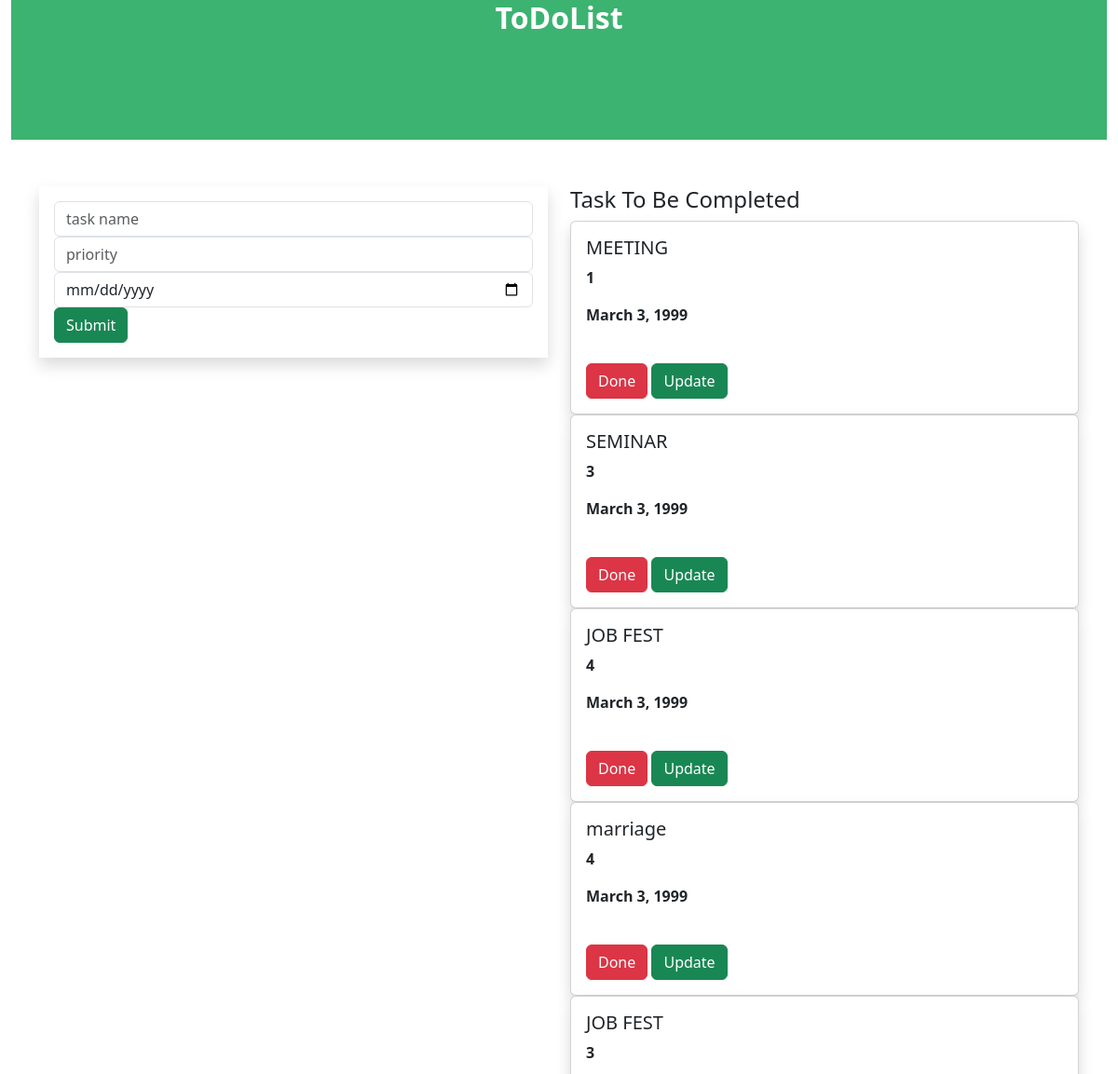
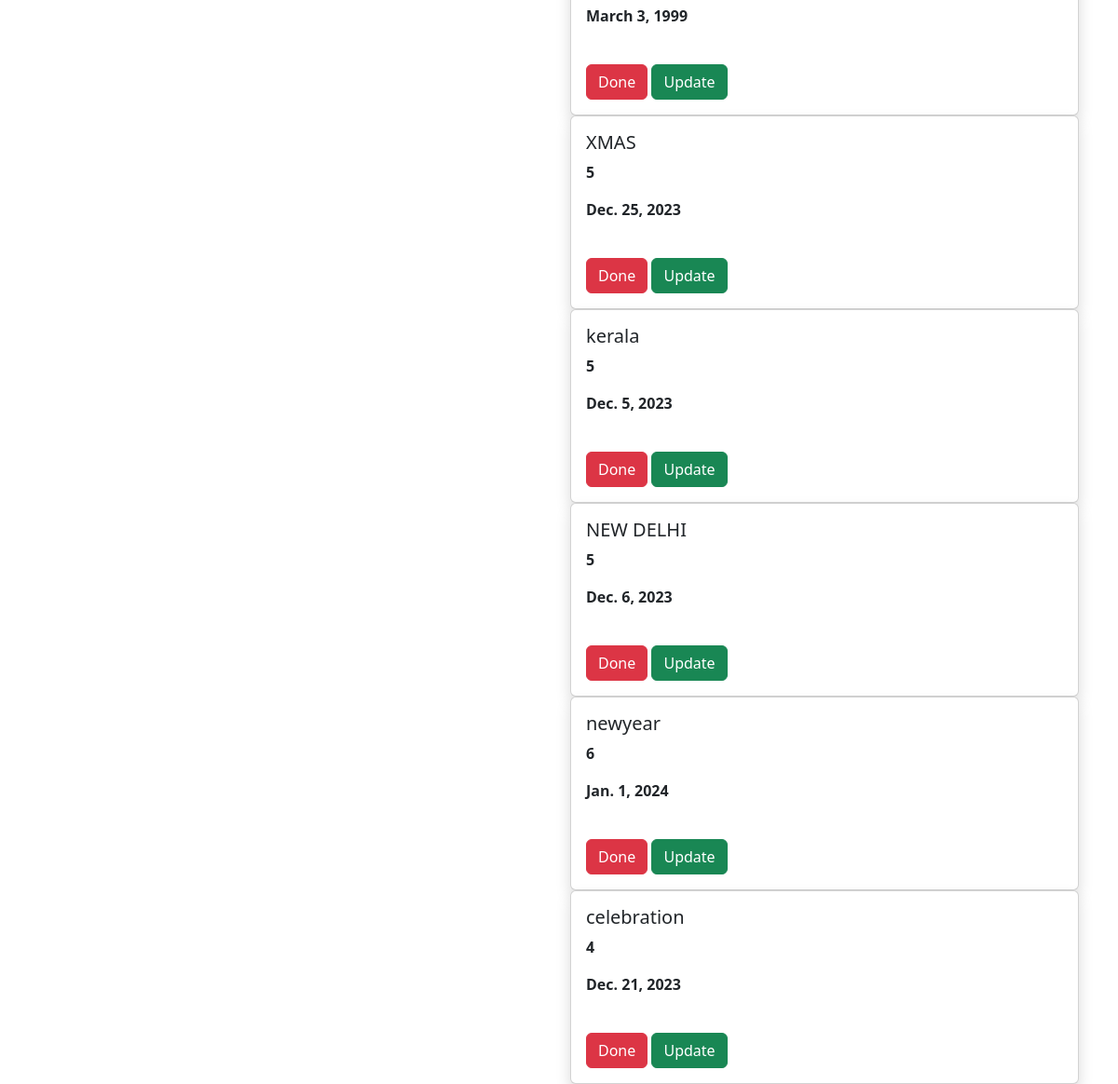
The page / on the database its author committed (2 pictures, top to bottom).
### todoapp/models.py (models this page shows, shortened)
class Task(models.Model):
    name = models.CharField(max_length=200)
    priority = models.IntegerField()
    date = models.DateField()

### todoapp/views.py (the view)
# urls.py: path('',views.fun,name='fun'),
def fun(request):
    task1 = Task.objects.all()
    if request.method == 'POST':
        name = request.POST.get('task', '')
        priority = request.POST.get('priority', '')
        date = request.POST.get('date', '')
        task = Task(name=name, priority=priority, date=date)
        task.save()
    return render(request, "index.html", {'task1': task1})

### template/index.html (shortened to what this page needs)
{% extends 'base.html' %}
{% block content %}
<div class="container-fluid">
    <div class="row">
        <div class="col-md-12">
            <div class="banner">
                <div class="banner-title">
                    <h2><b>ToDoList</b></h2>
                </div>
            </div>
        </div>
    </div>
</div>
<div class="container">
    <div class="row">
        <div class="col-md-6">
        <form method="POST" class="p-3 shadow">
            <div class="form-group">
                <input type="text" class="form-control" name="task" placeholder="task name">
              </div>
            <div class="form-group">
                <input type="text" class="form-control" name="priority" placeholder="priority">
              </div>
            <div class="form-group">
                <input type="date" class="form-control" name="date" placeholder="enter date">
              </div>
            <div class="form-group">
        <input type="submit" class="btn btn-success">
              </div>
        </form>
       </div>
        <div class="col-md-6">
            <h4>Task To Be Completed</h4>
            {% for i in task1 %}
            <div class="shadow card">
                <div class="card-body">
                    <h5 class="card-title">{{i.name}}</h5>
                    <p><b>{{i.priority}}</b></p>
                    <p><b>{{i.date}}</b></p><br>
                    <a class="btn btn-danger" href="{% url 'delete' i.id %}">Done</a>
                    <a class="btn btn-success" href="{% url 'update' i.id %}">Update</a>
                </div>
            </div>
           {% endfor %}
        </div>
    </div>
</div>
{% endblock %}

### template/base.html (shortened to what this page needs)
{% load static %}
<!DOCTYPE html>
<html lang="en">
<head>
    <link rel="stylesheet" href="https://cdn.jsdelivr.net/npm/bootstrap@5.3.2/dist/css/bootstrap.min.css"><link rel="stylesheet" href="https://cdn.jsdelivr.net/npm/bootstrap@5.3.2/dist/css/bootstrap.min.css"></head>
    <link rel="stylesheet" href="{% static 'style.css' %}">
<body>
{% block content %}
{% endblock %}
</body>
</html>

### static/style.css (style rules this page uses)
.banner { background-color:mediumseagreen ; width: 100%; height: 150px; margin-bottom:50px; }
.banner-title { text-align:center; color:white; }

### rows shown on the page
Task: name "MEETING", priority "1", date "March 3, 1999"
Task: name "SEMINAR", priority "3", date "March 3, 1999"
Task: name "JOB FEST", priority "4", date "March 3, 1999"
Task: name "marriage", priority "4", date "March 3, 1999"
Task: name "JOB FEST", priority "3", date "March 3, 1999"
Task: name "XMAS", priority "5", date "Dec. 25, 2023"
Task: name "kerala", priority "5", date "Dec. 5, 2023"
Task: name "NEW DELHI", priority "5", date "Dec. 6, 2023"
Task: name "newyear", priority "6", date "Jan. 1, 2024"
Task: name "celebration", priority "4", date "Dec. 21, 2023"
